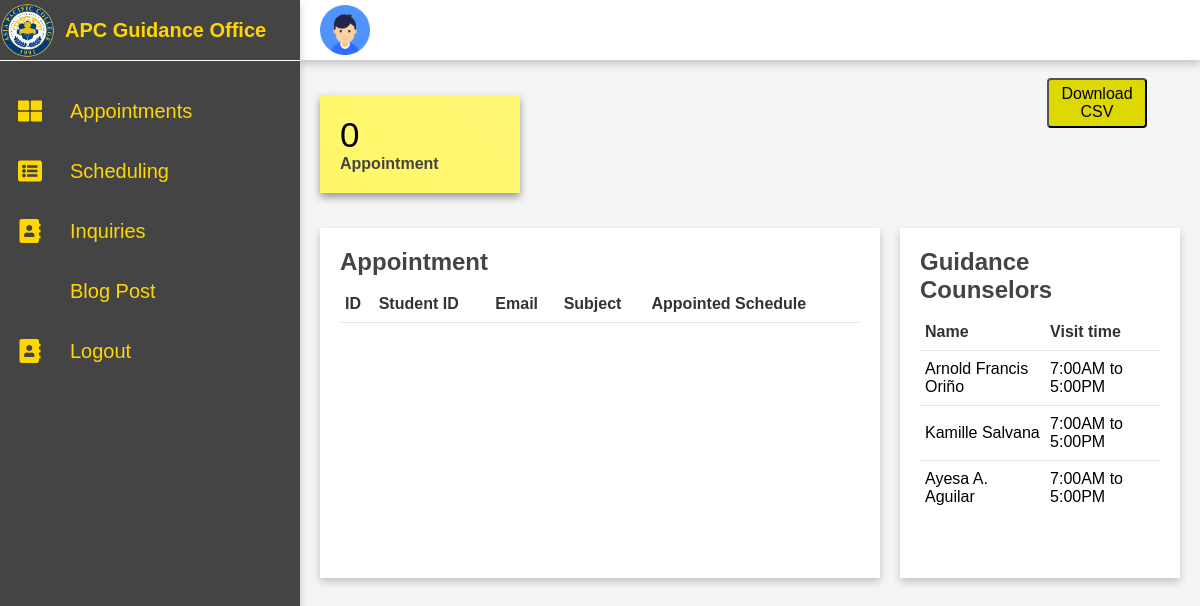
/guidance.php (signed in), run on an earlier commit of the app's database.
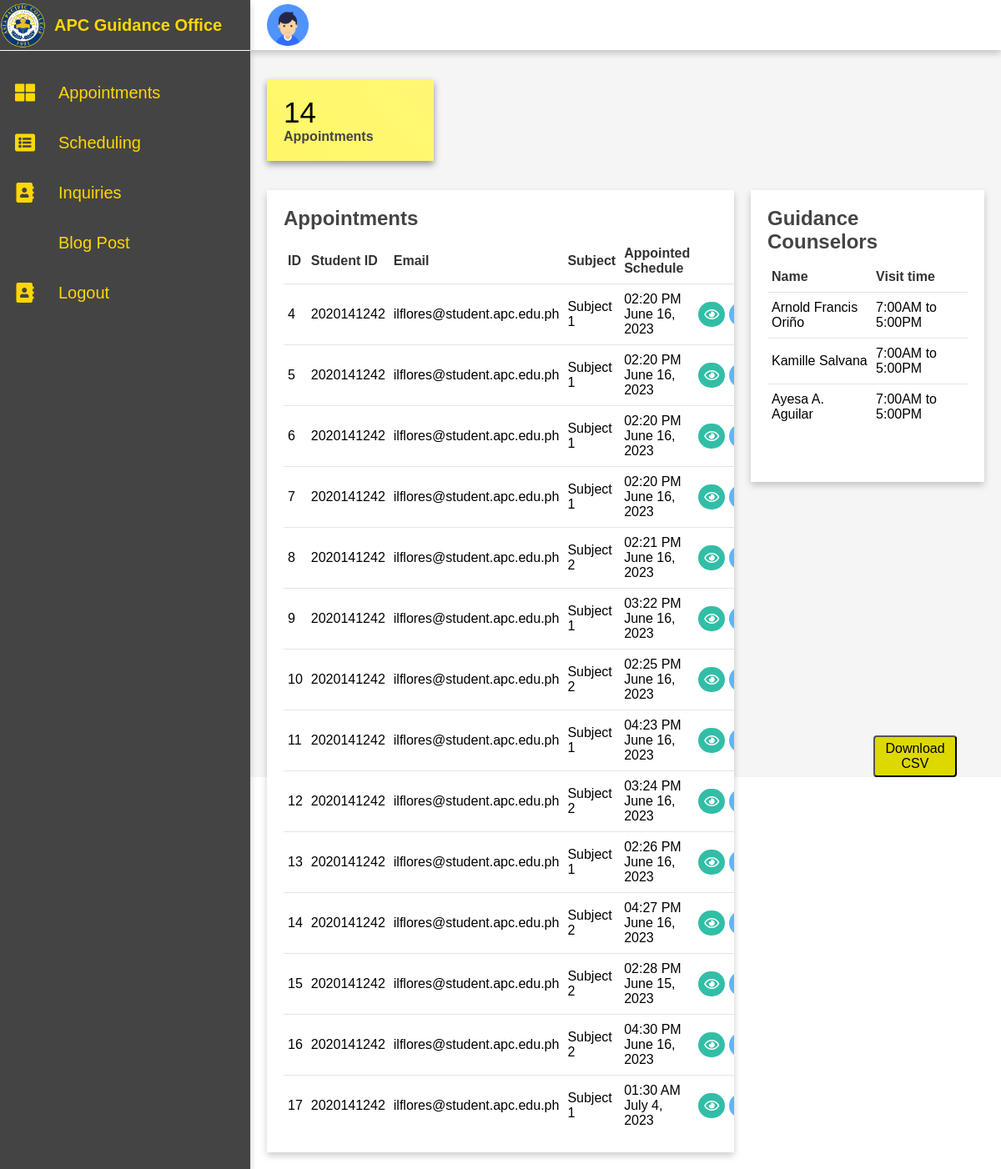
And on a later commit of the database.
### tables this page shows
CREATE TABLE `appoint` (
  `id` int(11) NOT NULL,
  `aid` int(11) NOT NULL,
  `aname` text NOT NULL,
  `aemail` text NOT NULL,
  `sbj` text NOT NULL,
  `prem` varchar(255) NOT NULL,
  `tm` time NOT NULL,
  `dt` date NOT NULL
);

### guidance.php (the view, shortened to what this page needs)
<?php
require 'connect.php';
$sql="SELECT * FROM appoint";
$result = mysqli_query($con,$sql);
$result1 = mysqli_query($con,$sql);
$i = 0;
?>
<!DOCTYPE html>
<html lang="en">
<head>
    <link rel="stylesheet" href="css_files/guidance.css">
    <link rel="stylesheet" href="https://pro.fontawesome.com/releases/v5.10.0/css/all.css" />
</head>
<body>
   <?php require "components/navg.php";?>
        <div class="main">
        <?php require "components/topbarguidance.php";?>
            <div class="cards">
                <div class="card">
                    <div class="card-content">
                       <?php while($row = mysqli_fetch_array($result1)) { $i++;} ?>
                        <div class="number" style="color:black;"><?=$i?></div>
                        <?php if ($i == 1) { ?>
                        <div class="card-name">Appointment</div>
                       <?php } elseif ($i >= 2) { ?>
                        <div class="card-name">Appointments</div>
                       <?php } else { ?>
                        <div class="card-name">Appointment</div>
                       <?php } ?>
                    </div>
                    <div class="icon-box">
                        <i class="fa-solid fa-clock"></i>
                    </div>
                </div>
            </div>
            <div class="tables">
                <div class="last-appointments">
                    <div class="heading">
                    <?php if ($i == 1) { ?>
                        <h2>Appointment</h2>
                       <?php } elseif ($i >= 2) { ?>
                        <h2>Appointments</h2>
                       <?php } else { ?>
                        <h2>Appointment</h2>
                       <?php } ?>
                    </div>
                    <table class="appointments">
                        <thead>
                            <td>ID</td>
                            <td>Student ID</td>
                            <td>Email</td>
                            <td>Subject</td>
                            <td>Appointed Schedule</td>
                        </thead>
                        <tbody>
<?php
while($asrow = mysqli_fetch_array($result)) {
    $time = strtotime($asrow['tm']);
    $newtime = date('h:i A', $time);
    $dto = strtotime($asrow['dt']);
    $newdto = date('F j, Y', $dto);
  ?>
        <tr>
                                <td><?=$asrow['id']?></td>
                                <td><?=$asrow['aid']?></td>
                                <td> <?=$asrow['aemail']?></td>
                                <td> <?=$asrow['sbj']?></td>
                                <td> <?=$newtime."<br>". $newdto?></td>
                                <td>
                                <a  class = "links" href="components/guidanceview.php?id=<?=$asrow['id'];?>"><i class="far fa-eye"></i></a>
                                <a  class = "links" href="components/guidanceedit.php?id=<?=$asrow['id'];?>"><i class="far fa-edit"></i></a>
                                </td>
                            </tr>
<?php }
?>
                        </tbody>
                    </table>
                </div>
                <div class="doctor-visiting">
                    <div class="heading">
                        <h2>Guidance Counselors</h2>
                    </div>
                    <table class="visiting">
                        <thead>
                            <td>Name</td>
                            <td>Visit time</td>
                        </thead>
                        <tbody>
                            <tr>
                                <td>Arnold Francis Oriño</td>
                                <td>7:00AM to 5:00PM</td>
                            </tr>
                            <tr>
                                <td>Kamille Salvana</td>
                                <td>7:00AM to 5:00PM</td>
                            </tr>
                            <tr>
                                <td>Ayesa A. Aguilar</td>
                                <td>7:00AM to 5:00PM</td>
                            </tr>
                        </tbody>
                    </table>
                </div>
            </div>
            <div class="appointBtn">
                <a href="components/acsv.php"><button class="a-button">Download CSV</button></a>
            </div>
        </div>
    </div>
</body>
</html>

### components/navg.php (shortened to what this page needs)
<div class="container">
        <div class="sidebar">
            <ul>
                <li>
                    <a href="#">
                        <img src="images/apclogo.png" class="apclogo">
                        <div class="title" style="color:#FFD700;">APC Guidance Office </div>
                    </a>
                </li>
                <li>
                    <a href="guidance.php">
                        <i class="fas fa-th-large"></i>
                        <div class="title" style="color:#FFD700;">Appointments</div>
                    </a>
                </li>
                <li>
                    <a href="guidanceAppoint.php">
                    <i class="fa fa-list-alt "></i>
                        <div class="title" style="color:#FFD700;">Scheduling</div>
                    </a>
                </li>
                <li>
                    <a href="guidanceInq.php">
                        <i class="fa fa-address-book"></i>
                        <div class="title" style="color:#FFD700;">Inquiries</div>
                    </a>
                </li>
                <li>
                    <a href="guidanceBlog.php">
                        <div class="title" style="color:#FFD700;">Blog Post</div>
                    </a>
                </li>
                <li>
                    <a href="logout.php">
                        <i class="fa fa-address-book"></i>
                        <div class="title" style="color:#FFD700;">Logout</div>
                    </a>
                </li>
            </ul>
        </div>

### components/topbarguidance.php
<div class="top-bar">
                <div class="user">
                    <img id="ush" name="ush" src="images/doctor1.png" alt="" class="pfp">
                </div>
            </div>

### css_files/guidance.css (style rules this page uses)
* { padding: 0; box-sizing: border-box; font-family: 'Poppins', sans-serif; }
body { overflow-x: hidden; }
.container { position: relative; width: 100%; }
.sidebar { position: fixed; width: 300px; height: 100%; background: #444; overflow-x: hidden; box-shadow: 0 4px 8px 0 rgba(0, 0, 0, 0.2); z-index: 2; }
.sidebar ul li { width: 100%; list-style: none; }
.sidebar ul li:first-child { line-height: 60px; margin-bottom: 20px; font-weight: 600; border-bottom: 1px solid #fff; }
.sidebar ul li a { width: 100%; text-decoration: none; color: #fff; height: 60px; display: flex; align-items: center; }
.sidebar ul li a i { min-width: 60px; font-size: 24px; text-align: center; }
.sidebar .title { padding: 0 10px; font-size: 20px; }
.main { position: absolute; width: calc(100% - 300px); min-height: 100vh; left: 300px; background: #f5f5f5; }
.top-bar { position: fixed; height: 60px; width: calc(100% - 300px); background: #fff; display: grid; grid-template-columns: 10fr 0.4fr 1fr; grid-gap: 5px; align-items: center; color: #444; padding: 0 20px; box-shadow: 0 4px 8px 0 rgba(0, 0, 0, 0.2); z-index: 1; }
.user { position: relative; width: 50px; height: 50px; margin-right: 10px; }
#ush { position: absolute; width: 100%; height: 100%; top: 0; left: 0; object-fit: cover; }
.pfp { margin-right: 10px; }
.cards { margin-top: 60px; width: 100%; padding: 35px 20px; display: grid; grid-template-columns: repeat(4, 1fr); grid-gap: 20px; }
.cards .card { background: linear-gradient(45deg, #fff768, #fff874); padding: 20px; display: flex; align-items: center; justify-content: space-between; box-shadow: 0 4px 8px 0 rgba(0, 0, 0, 0.4); }
.number { font-size: 35px; font-weight: 500; color: #fff; }
.card-name { color: #444; font-weight: 600; }
.icon-box i { font-size: 45px; color: #444; }
.tables { width: 100%; display: grid; grid-template-columns: 2fr 1fr; grid-gap: 20px; align-items: self-start; padding: 0 20px 20px 20px; }
.last-appointments, .doctor-visiting { min-height: 350px; background: #fff; padding: 20px; box-shadow: 0 4px 8px 0 rgba(0, 0, 0, 0.2); }
.heading { display: flex; align-items: center; justify-content: space-between; color: #444; }
table { margin-top: 10px; width: 100%; border-collapse: collapse; }
thead td { font-weight: 600; color: #333; }
table tr { border-bottom: 1px solid rgba(0, 0, 0, 0.1); }
table tbody tr:last-child { border-bottom: none; }
td { padding: 9px 5px; }
td i { padding: 7px; color: #fff; border-radius: 50px; }
.last-appointments table tbody td:last-child { white-space: nowrap; }
.fa-solid, .fa-pencil, .fa-th-large, .fa-clinic-medical, .fa-user-md, .fa-calendar-users, .fa-address-book, .fa-list-alt, .fa-clock { color: #FFD700; }
.fa-eye { background: #32bea6; }
.fa-edit { background: #63b4f4; }
.apclogo { height: 55px; width: 55px; }
* { margin: 0; padding: 0; }
.a-button, .i-button { background-color: #ddd900; color: black; text-align: center; font-size: 16px; cursor: pointer; border-radius: 4px; height: 50px; width: 100px; }
.a-button { margin-top: 0px; margin-left: 737px; }
.appointBtn, .inqBtn { margin-left: 10px; }
.appointBtn { margin-top: -520px; margin-left: 10px; }
.last-appointments { overflow-y: auto; }

What changed in the data, as far as the page shows it:
added appoint: id "4", aid "2020141242", aemail "ilflores@student.apc.edu.ph", sbj "Subject 1", tm "02:20 PM", dt "June 16, 2023"
added appoint: id "5", aid "2020141242", aemail "ilflores@student.apc.edu.ph", sbj "Subject 1", tm "02:20 PM", dt "June 16, 2023"
added appoint: id "6", aid "2020141242", aemail "ilflores@student.apc.edu.ph", sbj "Subject 1", tm "02:20 PM", dt "June 16, 2023"
added appoint: id "7", aid "2020141242", aemail "ilflores@student.apc.edu.ph", sbj "Subject 1", tm "02:20 PM", dt "June 16, 2023"
added appoint: id "8", aid "2020141242", aemail "ilflores@student.apc.edu.ph", sbj "Subject 2", tm "02:21 PM", dt "June 16, 2023"
added appoint: id "9", aid "2020141242", aemail "ilflores@student.apc.edu.ph", sbj "Subject 1", tm "03:22 PM", dt "June 16, 2023"
added appoint: id "10", aid "2020141242", aemail "ilflores@student.apc.edu.ph", sbj "Subject 2", tm "02:25 PM", dt "June 16, 2023"
added appoint: id "11", aid "2020141242", aemail "ilflores@student.apc.edu.ph", sbj "Subject 1", tm "04:23 PM", dt "June 16, 2023"
added appoint: id "12", aid "2020141242", aemail "ilflores@student.apc.edu.ph", sbj "Subject 2", tm "03:24 PM", dt "June 16, 2023"
added appoint: id "13", aid "2020141242", aemail "ilflores@student.apc.edu.ph", sbj "Subject 1", tm "02:26 PM", dt "June 16, 2023"
added appoint: id "14", aid "2020141242", aemail "ilflores@student.apc.edu.ph", sbj "Subject 2", tm "04:27 PM", dt "June 16, 2023"
added appoint: id "15", aid "2020141242", aemail "ilflores@student.apc.edu.ph", sbj "Subject 2", tm "02:28 PM", dt "June 15, 2023"
added appoint: id "16", aid "2020141242", aemail "ilflores@student.apc.edu.ph", sbj "Subject 2", tm "04:30 PM", dt "June 16, 2023"
added appoint: id "17", aid "2020141242", aemail "ilflores@student.apc.edu.ph", sbj "Subject 1", tm "01:30 AM", dt "July 4, 2023"
Also different on the page:
$i: "0" → "14"
text no longer shown: "Appointment Appointment"
text now shown: "Appointments Appointments"
